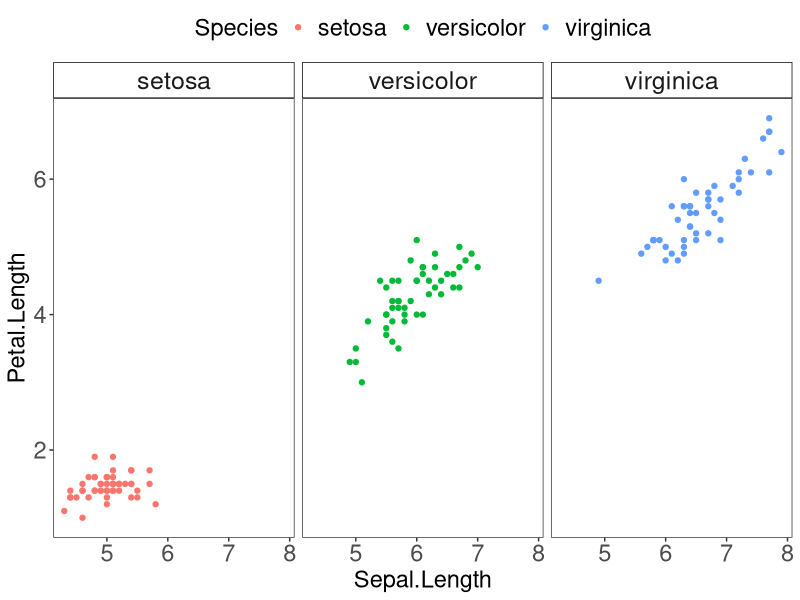

Write the R code that produced this figure.
library(ggplot2)

theme_vis <- theme_bw() +
  theme(strip.background = element_rect(color = "black", fill = "white"),
        axis.text = element_text(size = 17),
        axis.title = element_text(size = 17),
        strip.text = element_text(size = 18),
        legend.text = element_text(size = 17),
        legend.title = element_text(size = 17),
        legend.position = "top",
        panel.grid.major = element_blank(),
        panel.grid.minor = element_blank())


str(iris)

ggplot(iris) +
  geom_point(aes(x = Sepal.Length, y = Petal.Length, color = Species)) +
  facet_wrap(~Species) +
  theme_vis

# Factor order:
## none, short, long
## upstream, yolo, downstream
## viridis color palette?

